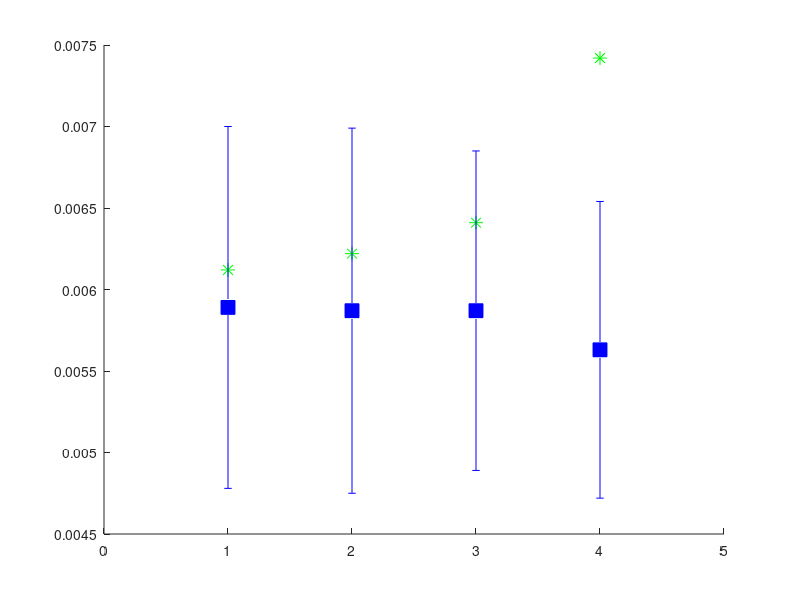

MATLAB code to generate this figure: (Note: this script raises an error after producing the figure.)
A = [1, 0.00589; 1, 0.00612];
B = [2, 0.00587; 2, 0.00622];
C = [3, 0.00587; 3, 0.00641];
D = [4, 0.00563; 4, 0.00742];


eA = [0.00111,0.00104];
eB = [0.00112,0.00117];
eC = [0.00098,0.00109];
eD = [0.00091,0.00129];

higher(1,:) = A(1,:);
higher(2,:) = B(1,:);
higher(3,:) = C(1,:);
higher(4,:) = D(1,:);

lower(1,:) = A(2,:);
lower(2,:) = B(2,:);
lower(3,:) = C(2,:);
lower(4,:) = D(2,:);

figure
hold on

higherE(1,:) = eA(1);
higherE(2,:) = eB(1);
higherE(3,:) = eC(1);
higherE(4,:) = eD(1);

lowerE(1,:) = eA(1);
lowerE(2,:) = eB(1);
lowerE(3,:) = eC(1);
lowerE(4,:) = eD(1);

higherPlot = plot(higher(:,1),higher(:,2),'bs','MarkerSize',10,'MarkerFaceColor','b');
lowerPlot = plot(lower(:,1),lower(:,2),'g*','MarkerSize',10,'MarkerFaceColor','g');


errorbar(higher(:,1),higher(:,2),higherE,'bo', 'MarkerSize',0.001,'LineWidth',1.5)
errorbar(lower(:,1),lower(:,2),lowerE,'go', 'MarkerSize',0.001,'LineWidth',1.5)

names = {'\rho', 'j_{ns}', 'j_{ss}', '\phi'};


title('Distance to lab testing','Interpreter','latex','FontSize', 36)

legend([higherPlot,lowerPlot], {'10% higher','10% lower'},'Interpreter','latex','FontSize', 24)
set(gca,'FontName','latex','FontSize', 24,'LineWidth',2,'XMinorTick','on',...
    'YMinorTick','on', 'TickLength', [.025 .0125],'Box', 'on','XTick',(1:1:4),'xticklabel',names)
xlim([0 5])
xlabel('Parameter', 'Interpreter','latex','FontSize', 24)
ylabel('Geometric distance (m)','Interpreter','latex','FontSize', 24)

%plot real information
y = 0.0059;
A = line([0,6],[y,y],'Color','k','LineStyle','--');
r = rectangle('Position',[0 0.0049 6 0.002]);
r.FaceColor = [.5 .5 .5 0.1];

